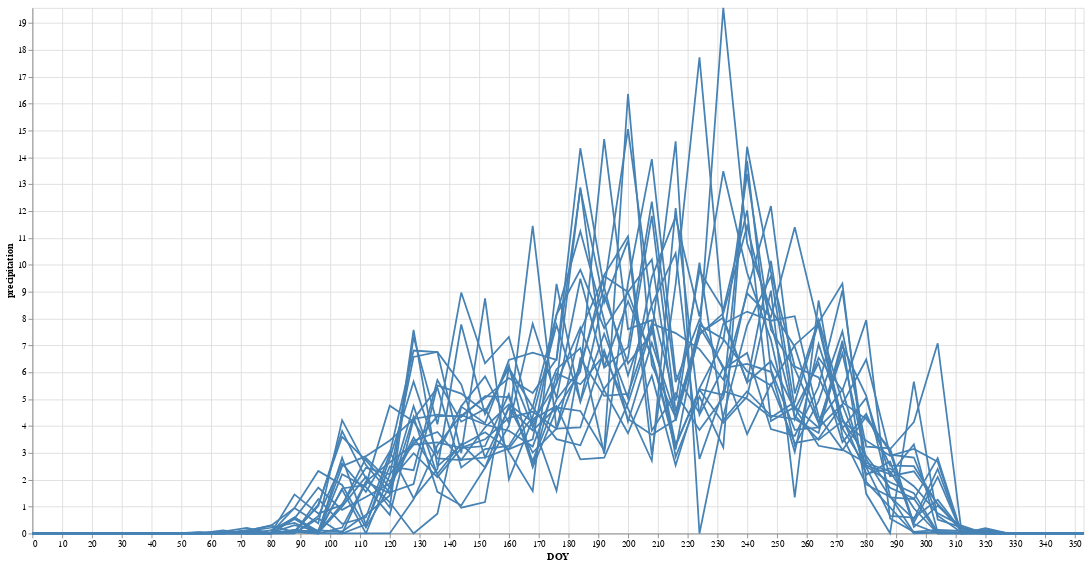

The notebook cell saved with this chart:
### Code cell
series_dropdown = alt.binding_select(options=sorted(set(precipitation_df["Year"])))
series_selection = alt.selection_single(
    fields=["Year"], bind=series_dropdown, name="_"
)

line_chart = (
    alt.Chart(precipitation_df)
    .mark_line()
    .encode(
      x=alt.X('DOY:Q', scale=alt.Scale(domain=[0, 353], clamp=True)),
      y=alt.Y('precipitation:Q', scale=alt.Scale(domain=[precipitation_df.precipitation.min(),precipitation_df.precipitation.max()])),
        detail=alt.Detail(field="Year",type="nominal"),
        color=alt.condition(
            predicate=series_selection,
            if_true=alt.value("steelblue"),
            if_false=alt.value("lightgray"),
        ),
        opacity=alt.condition(
            predicate=series_selection,
            if_true=alt.value(1),
            if_false=alt.value(0.5),
        ),
    )
)


line_chart.add_selection(series_selection).properties(width=1200, height=600)

### Figure 1 — Vega-Lite specification as saved in the notebook (floating-point values rounded to 4 significant figures; data arrays with more than 128 entries replaced by an {"elided": "..."} marker saying what was removed)
{"config": {"view": {"continuousWidth": 400, "continuousHeight": 300}}, "data": {"name": "data-a10fe8e52fd5f574e4d7bac26a2f5372"}, "mark": "line", "encoding": {"color": {"condition": {"value": "steelblue", "selection": "_"}, "value": "lightgray"}, "detail": {"field": "Year", "type": "nominal"}, "opacity": {"condition": {"value": 1, "selection": "_"}, "value": 0.5}, "x": {"field": "DOY", "scale": {"clamp": true, "domain": [0, 353]}, "type": "quantitative"}, "y": {"field": "precipitation", "scale": {"domain": [0.0, 19.57]}, "type": "quantitative"}}, "height": 600, "selection": {"_": {"type": "single", "fields": ["Year"], "bind": {"input": "select", "options": [2003, 2004, 2005, 2006, 2007, 2008, 2009, 2010, 2011, 2012, 2013, 2014, 2015, 2016, 2017, 2018, 2019, 2020, 2021, 2022, 2023]}}}, "width": 1200, "$schema": "https://vega.github.io/schema/vega-lite/v4.17.0.json", "datasets": {"data-a10fe8e52fd5f574e4d7bac26a2f5372": {"elided": "915 records"}}}
